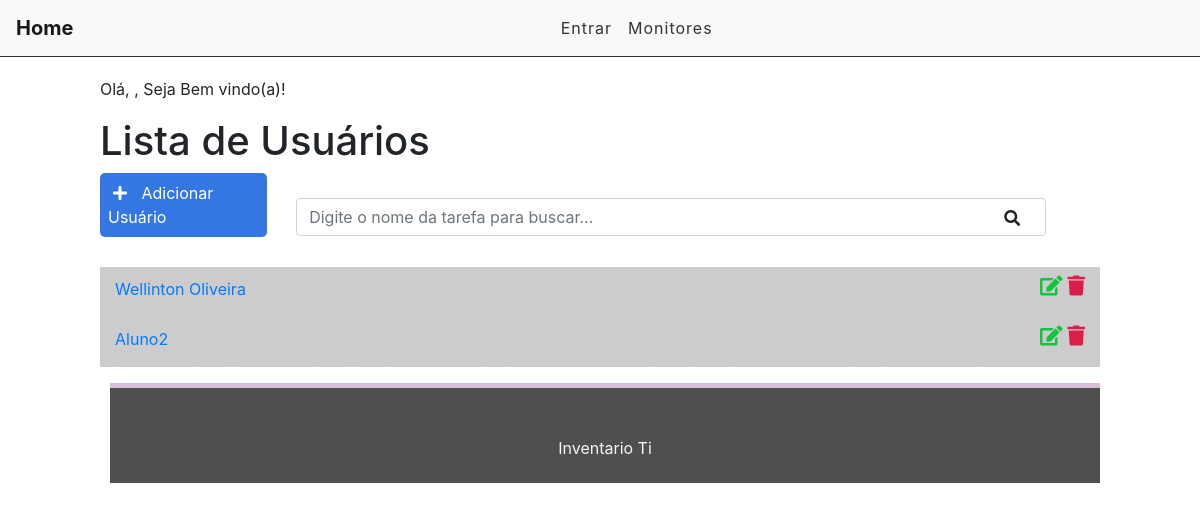
Page /usuarios/usuarios/user on the earlier database version.
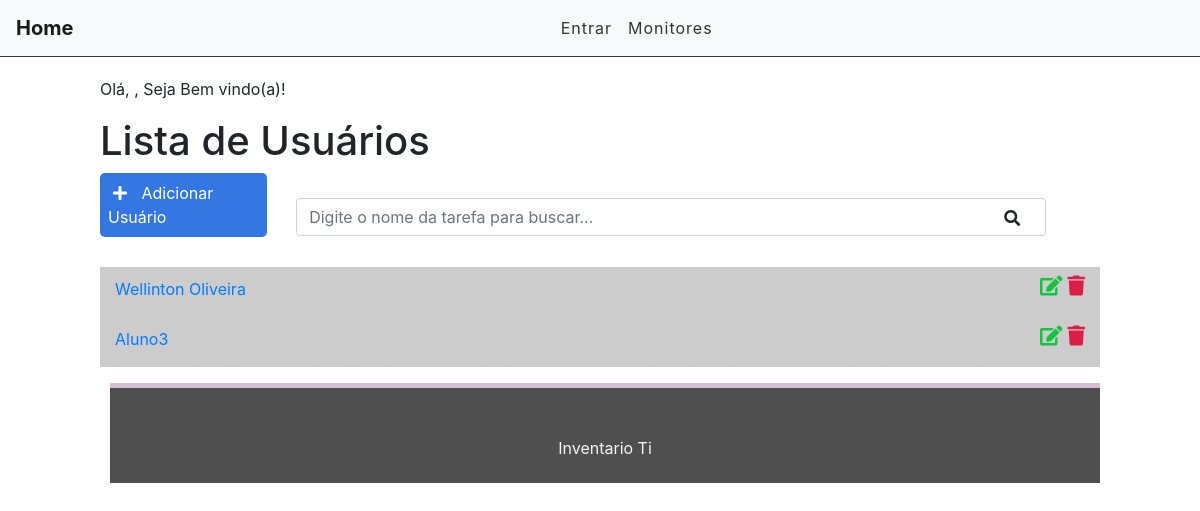
Same page on the later database version.
### usuarios/models.py (models this page shows)
class Usuario(models.Model):
    CONTRATO = (('CLT', 'CLT'), ('PJ', 'Pessoa Juridica'), ('EST', 'Estágiario'),)
    contrato = models.CharField(max_length=3, choices= CONTRATO, blank=False, null=False, default='CLT')
    COMPUTADOR = (('PCP', 'Desktop'), ('NOT', 'Notebook'),('PTC', 'Particular'),)
    computador = models.CharField(max_length=3, choices=COMPUTADOR, blank=False, null=False, default='PCP')
    nome = models.CharField(max_length=50)
    user_login = models.CharField(max_length=30)
    email = models.EmailField(max_length=50)
    setor = models.CharField(max_length=30)
    equipamento_em_uso = models.ForeignKey(Maquinas, default=1, verbose_name="Equipamento", on_delete=models.SET_DEFAULT)
    monitor_em_uso = models.ForeignKey(Monitor, default=1, related_name="Monitor_Estoque", verbose_name="Monitores", on_delete=models.SET_DEFAULT)
    def __str__(self):
        return self.nome

### usuarios/views.py (the view)
# urls.py: path('usuarios/user', views.usuarioList, name='usuario_list'),
def usuarioList(request):
    users = Usuario.objects.all()
    search = request.GET.get('search')
    if search:
        users = users.filter(nome__icontains=search)
    print(users)
    return render(request,'usuarios/usuario_list.html', {'users': users})

### inventario/templates/usuarios/usuario_list.html (shortened to what this page needs)
{% extends 'base2.html' %}
{% block content %}
<div class="offset-1 col-10 list-div">
    <p>Olá, {{ request.user.username }} , Seja Bem vindo(a)!</p>
    <h1>Lista de Usuários</h1>
    <div class="container dashboard">
    <a id="add-link" href="{% url 'new_usuario' %}">
        <div class="col-2 add-div">
            <i class="fas fa-plus"></i> Adicionar Usuário
        </div>
    </a>
    <div class="col-9 search-div">
        <form method="GET" id="search-form">
            <input class="form-control" type="text" id="search" name="search" placeholder="Digite o nome da tarefa para buscar..." value="{{ request.GET.search }}">
            <i class="fas fa-search" id="search-btn"></i>
        </form>
    </div>
    <div class="col-12 filter-div">
    </div>
    <ul class="task-list">
        {% for user in users %}
        {% if task.done == 'doing' %}
            <li class="task-item">
        {% else %}
            <li class="task-item done">
        {% endif %}
                <span><a href="{{user.id}}">{{user.nome}}</a></span>
                <a href="delete/{{user.id}}"><span><i class="fas fa-trash"></i></span></a>
                <a href="edit/{{user.id}}"><span><i class="fas fa-edit"></i></span></a>
            </li>
        {% endfor %}
    </ul>
</div>
{% endblock %}

Differences in the rows shown:
removed Usuario: nome "Aluno2"
added Usuario: nome "Aluno3"
